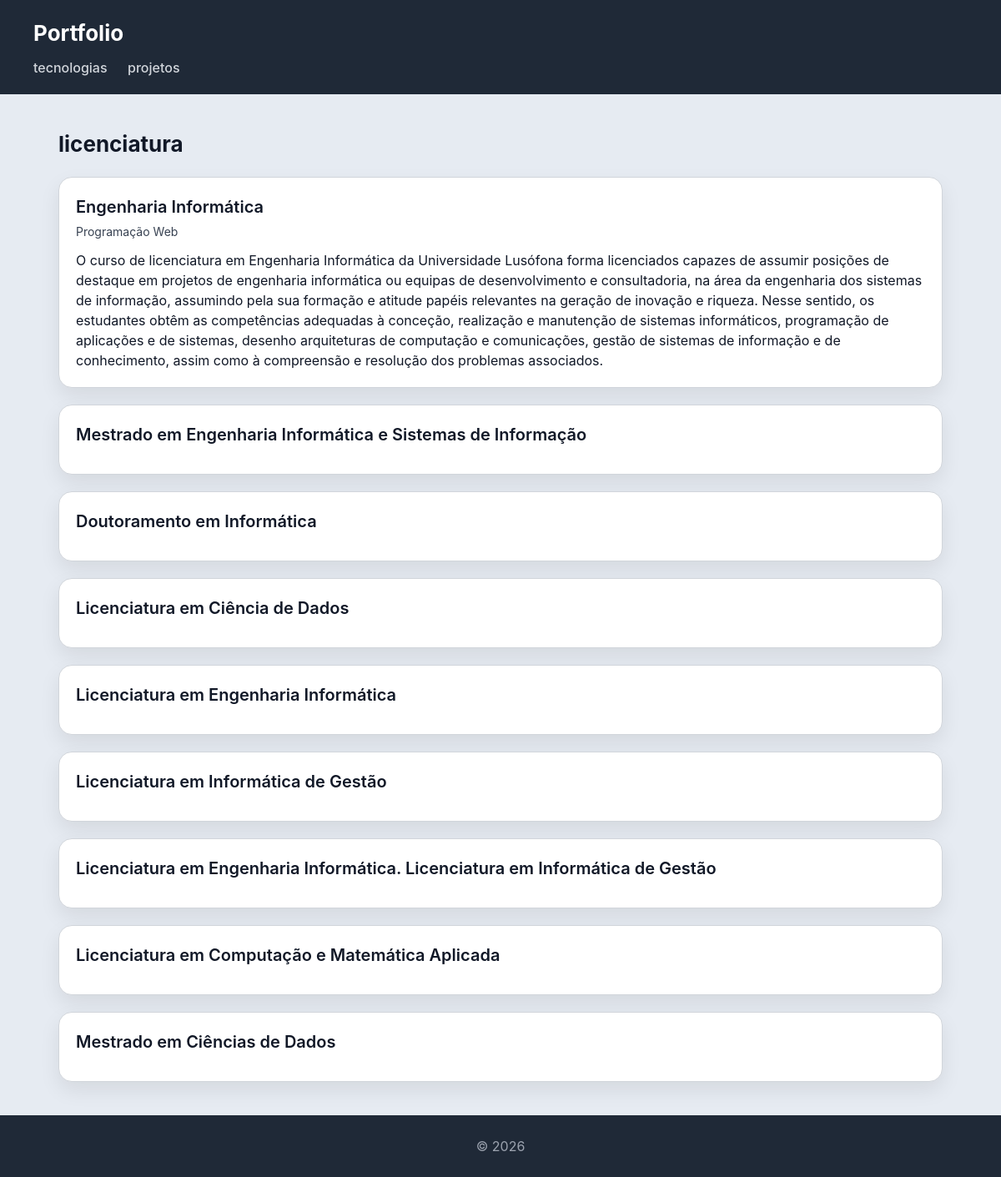
Page /licenciatura/ on the committed database.
### portfolio/models.py (models this page shows, shortened)
class Licenciatura(models.Model):
    nome = models.CharField(max_length=255)
    descricao = models.TextField(blank=True)

class Cadeira(models.Model):
    licenciatura = models.ForeignKey(Licenciatura, on_delete=models.CASCADE, related_name="cadeiras")
    nome = models.CharField(max_length=255)
    ano = models.IntegerField()
    descricao = models.TextField(blank=True)
    docentes = models.ManyToManyField(Docente, related_name="cadeiras")
    tecnologias = models.ManyToManyField(Tecnologia, related_name="cadeiras", blank=True)

### portfolio/views.py (the view)
# urls.py: path('licenciatura/', views.licenciatura_view, name="licenciatura"),
def licenciatura_view(request):
    Licenciaturas = Licenciatura.objects.all()
    return render(request, 'portfolio/licenciatura.html',{'licenciatura': Licenciaturas})

### portfolio/templates/portfolio/licenciatura.html
{% extends "portfolio/base.html" %}
{% block content %}
<h2>licenciatura</h2>
<section>
    {% for licenciatura in licenciatura %}
    <article>
        <header>
            <h3>{{ licenciatura.nome }}</h3>
            {% for cadeira in licenciatura.cadeiras.all %}
                <p>{{ cadeira.nome }}</p>
            {% endfor %}
        </header>
        <section>
            <p>
                {{ licenciatura.descricao }}
            </p>
        </section>
    </article>
    {% endfor %}
</section>
{% endblock %}

### portfolio/static/portfolio/styles.css (style rules this page uses)
* { box-sizing: border-box; margin: 0; padding: 0; }
body { font-family: "Inter", "Segoe UI", system-ui, -apple-system, sans-serif; background: #e6ebf2; color: #111827; line-height: 1.5; }
h2 { margin-bottom: 20px; font-size: 26px; }
section > article { background: white; padding: 20px; border-radius: 16px; border: 1px solid #d1d5db; box-shadow: 0 10px 25px rgba(0,0,0,0.08); transition: all 0.25s ease; margin-bottom: 20px; }
article > header { margin-bottom: 12px; }
article > header > h3 { font-size: 20px; font-weight: 600; margin-bottom: 4px; }
article > header > p { font-size: 14px; color: #374151; }
article > section { margin-top: 10px; }

### rows in the picture
Licenciatura: nome "Engenharia Informática", descricao "O curso de licenciatura em Engenharia Informática da Universidade Lusófona forma licenciados capazes de assumir posições de destaque em projetos de engenharia informática ou equipas de desenvolvimento e consultadoria, na área da engenharia dos sistemas de informação, assumindo pela sua formação e atitude papéis relevantes na geração de inovação e riqueza. Nesse sentido, os estudantes obtêm as competências adequadas à conceção, realização e manutenção de sistemas informáticos, programação de aplicações e de sistemas, desenho arquiteturas de computação e comunicações, gestão de sistemas de informação e de conhecimento, assim como à compreensão e resolução dos problemas associados."
Cadeira: nome "Programação Web"
Licenciatura: nome "Mestrado em Engenharia Informática e Sistemas de Informação"
Licenciatura: nome "Doutoramento em Informática"
Licenciatura: nome "Licenciatura em Ciência de Dados"
Licenciatura: nome "Licenciatura em Engenharia Informática"
Licenciatura: nome "Licenciatura em Informática de Gestão"
Licenciatura: nome "Licenciatura em Engenharia Informática. Licenciatura em Informática de Gestão"
Licenciatura: nome "Licenciatura em Computação e Matemática Aplicada"
Licenciatura: nome "Mestrado em Ciências de Dados"
